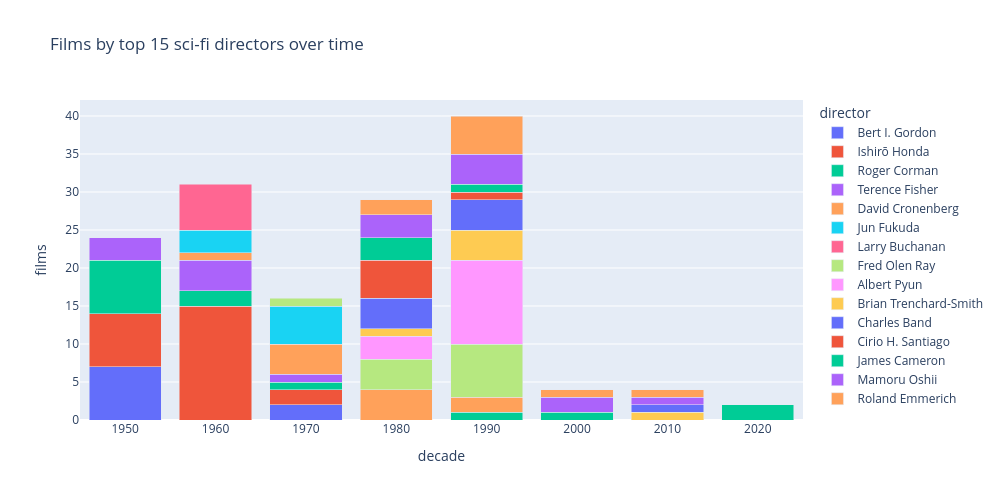

The cell this chart's notebook holds for it:
### Markdown cell above
## 4  Film output by decade — top directors over time

### Code cell
film_dirs = (
    films[["release_year", "director"]]
    .dropna()
    .assign(decade=lambda d: (d["release_year"].astype(int) // 10 * 10))
    .assign(director=lambda d: d["director"].str.split("|"))
    .explode("director")
    .assign(director=lambda d: d["director"].str.strip())
    .query("director != '' and 1950 <= decade <= 2020")
)

top_dirs = film_dirs["director"].value_counts().head(15).index.tolist()

dir_pivot = (
    film_dirs[film_dirs["director"].isin(top_dirs)]
    .groupby(["decade", "director"])
    .size()
    .reset_index(name="films")
)

fig = px.bar(
    dir_pivot, x="decade", y="films", color="director", barmode="stack",
    title="Films by top 15 sci-fi directors over time",
    width=1000, height=500,
)
fig.show()

### Figure 1 — Plotly figure (JSON) as saved in the notebook; plotly's stock layout.template omitted (floating-point values rounded to 4 significant figures)
{"data": [{"hovertemplate": "director=Bert I. Gordon<br>decade=%{x}<br>films=%{y}<extra></extra>", "legendgroup": "Bert I. Gordon", "marker": {"color": "#636efa", "pattern": {"shape": ""}}, "name": "Bert I. Gordon", "orientation": "v", "showlegend": true, "textposition": "auto", "type": "bar", "x": [1950, 1970], "xaxis": "x", "y": [7, 2], "yaxis": "y"}, {"hovertemplate": "director=Ishirō Honda<br>decade=%{x}<br>films=%{y}<extra></extra>", "legendgroup": "Ishirō Honda", "marker": {"color": "#EF553B", "pattern": {"shape": ""}}, "name": "Ishirō Honda", "orientation": "v", "showlegend": true, "textposition": "auto", "type": "bar", "x": [1950, 1960, 1970], "xaxis": "x", "y": [7, 15, 2], "yaxis": "y"}, {"hovertemplate": "director=Roger Corman<br>decade=%{x}<br>films=%{y}<extra></extra>", "legendgroup": "Roger Corman", "marker": {"color": "#00cc96", "pattern": {"shape": ""}}, "name": "Roger Corman", "orientation": "v", "showlegend": true, "textposition": "auto", "type": "bar", "x": [1950, 1960, 1970, 1990], "xaxis": "x", "y": [7, 2, 1, 1], "yaxis": "y"}, {"hovertemplate": "director=Terence Fisher<br>decade=%{x}<br>films=%{y}<extra></extra>", "legendgroup": "Terence Fisher", "marker": {"color": "#ab63fa", "pattern": {"shape": ""}}, "name": "Terence Fisher", "orientation": "v", "showlegend": true, "textposition": "auto", "type": "bar", "x": [1950, 1960, 1970], "xaxis": "x", "y": [3, 4, 1], "yaxis": "y"}, {"hovertemplate": "director=David Cronenberg<br>decade=%{x}<br>films=%{y}<extra></extra>", "legendgroup": "David Cronenberg", "marker": {"color": "#FFA15A", "pattern": {"shape": ""}}, "name": "David Cronenberg", "orientation": "v", "showlegend": true, "textposition": "auto", "type": "bar", "x": [1960, 1970, 1980, 1990], "xaxis": "x", "y": [1, 4, 4, 2], "yaxis": "y"}, {"hovertemplate": "director=Jun Fukuda<br>decade=%{x}<br>films=%{y}<extra></extra>", "legendgroup": "Jun Fukuda", "marker": {"color": "#19d3f3", "pattern": {"shape": ""}}, "name": "Jun Fukuda", "orientation": "v", "showlegend": true, "textposition": "auto", "type": "bar", "x": [1960, 1970], "xaxis": "x", "y": [3, 5], "yaxis": "y"}, {"hovertemplate": "director=Larry Buchanan<br>decade=%{x}<br>films=%{y}<extra></extra>", "legendgroup": "Larry Buchanan", "marker": {"color": "#FF6692", "pattern": {"shape": ""}}, "name": "Larry Buchanan", "orientation": "v", "showlegend": true, "textposition": "auto", "type": "bar", "x": [1960], "xaxis": "x", "y": [6], "yaxis": "y"}, {"hovertemplate": "director=Fred Olen Ray<br>decade=%{x}<br>films=%{y}<extra></extra>", "legendgroup": "Fred Olen Ray", "marker": {"color": "#B6E880", "pattern": {"shape": ""}}, "name": "Fred Olen Ray", "orientation": "v", "showlegend": true, "textposition": "auto", "type": "bar", "x": [1970, 1980, 1990], "xaxis": "x", "y": [1, 4, 7], "yaxis": "y"}, {"hovertemplate": "director=Albert Pyun<br>decade=%{x}<br>films=%{y}<extra></extra>", "legendgroup": "Albert Pyun", "marker": {"color": "#FF97FF", "pattern": {"shape": ""}}, "name": "Albert Pyun", "orientation": "v", "showlegend": true, "textposition": "auto", "type": "bar", "x": [1980, 1990], "xaxis": "x", "y": [3, 11], "yaxis": "y"}, {"hovertemplate": "director=Brian Trenchard-Smith<br>decade=%{x}<br>films=%{y}<extra></extra>", "legendgroup": "Brian Trenchard-Smith", "marker": {"color": "#FECB52", "pattern": {"shape": ""}}, "name": "Brian Trenchard-Smith", "orientation": "v", "showlegend": true, "textposition": "auto", "type": "bar", "x": [1980, 1990, 2010], "xaxis": "x", "y": [1, 4, 1], "yaxis": "y"}, {"hovertemplate": "director=Charles Band<br>decade=%{x}<br>films=%{y}<extra></extra>", "legendgroup": "Charles Band", "marker": {"color": "#636efa", "pattern": {"shape": ""}}, "name": "Charles Band", "orientation": "v", "showlegend": true, "textposition": "auto", "type": "bar", "x": [1980, 1990, 2010], "xaxis": "x", "y": [4, 4, 1], "yaxis": "y"}, {"hovertemplate": "director=Cirio H. Santiago<br>decade=%{x}<br>films=%{y}<extra></extra>", "legendgroup": "Cirio H. Santiago", "marker": {"color": "#EF553B", "pattern": {"shape": ""}}, "name": "Cirio H. Santiago", "orientation": "v", "showlegend": true, "textposition": "auto", "type": "bar", "x": [1980, 1990], "xaxis": "x", "y": [5, 1], "yaxis": "y"}, {"hovertemplate": "director=James Cameron<br>decade=%{x}<br>films=%{y}<extra></extra>", "legendgroup": "James Cameron", "marker": {"color": "#00cc96", "pattern": {"shape": ""}}, "name": "James Cameron", "orientation": "v", "showlegend": true, "textposition": "auto", "type": "bar", "x": [1980, 1990, 2000, 2020], "xaxis": "x", "y": [3, 1, 1, 2], "yaxis": "y"}, {"hovertemplate": "director=Mamoru Oshii<br>decade=%{x}<br>films=%{y}<extra></extra>", "legendgroup": "Mamoru Oshii", "marker": {"color": "#ab63fa", "pattern": {"shape": ""}}, "name": "Mamoru Oshii", "orientation": "v", "showlegend": true, "textposition": "auto", "type": "bar", "x": [1980, 1990, 2000, 2010], "xaxis": "x", "y": [3, 4, 2, 1], "yaxis": "y"}, {"hovertemplate": "director=Roland Emmerich<br>decade=%{x}<br>films=%{y}<extra></extra>", "legendgroup": "Roland Emmerich", "marker": {"color": "#FFA15A", "pattern": {"shape": ""}}, "name": "Roland Emmerich", "orientation": "v", "showlegend": true, "textposition": "auto", "type": "bar", "x": [1980, 1990, 2000, 2010], "xaxis": "x", "y": [2, 5, 1, 1], "yaxis": "y"}], "layout": {"barmode": "stack", "height": 500, "legend": {"title": {"text": "director"}, "tracegroupgap": 0}, "title": {"text": "Films by top 15 sci-fi directors over time"}, "width": 1000, "xaxis": {"anchor": "y", "domain": [0, 1], "title": {"text": "decade"}}, "yaxis": {"anchor": "x", "domain": [0, 1], "title": {"text": "films"}}}}
